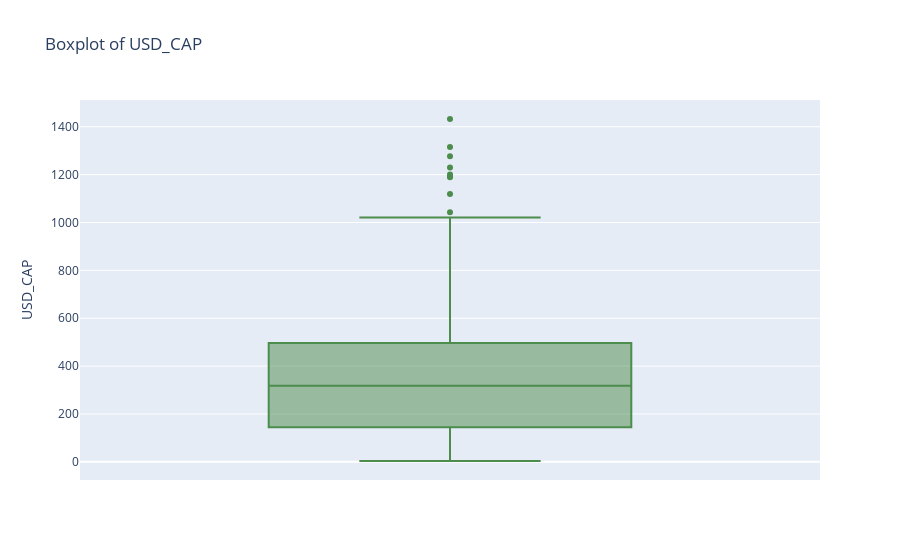

Write notebook code for a chart like this one.
### Markdown cell above
# Interquartile Range (IQR) method to identify outliers:
Quantiles: Q1 (25th percentile) and Q3 (75th percentile) are computed.
IQR Calculation: IQR = Q3 - Q1, representing the spread of the middle 50% of the data
Outlier Bounds: Outliers are values outside the range defined by 1.5 * IQR below Q1 or above Q3. Rows with values outside these bounds are filtered and displayed.
Key Observations: 
Predicted Values: These are calculated based on model, offering estimates of 'USD_CAP'.
Comparison: The predicted values seem lower than the actual 'USD_CAP' values in most cases, suggesting potential underestimation by the model.

### Code cell
import plotly.express as px

# Define your custom green color scale
green_scale = ['#1b3d1b', '#2e6b2e', '#4c8c4c', '#6ea06e', '#8fb88f']

# Create an interactive boxplot
fig = px.box(data, y='USD_CAP', title='Boxplot of USD_CAP')

# Update the boxplot color with your green scale
fig.update_traces(marker=dict(color=green_scale[2]))  # Using a mid-tone green from your scale

# Show the plot
fig.show()

### Figure 1 — Plotly figure (JSON) as saved in the notebook; plotly's stock layout.template omitted (floating-point values rounded to 4 significant figures; data arrays with more than 128 entries replaced by an {"elided": "..."} marker saying what was removed)
{"data": [{"alignmentgroup": "True", "hovertemplate": "USD_CAP=%{y}<extra></extra>", "legendgroup": "", "marker": {"color": "#4c8c4c"}, "name": "", "notched": false, "offsetgroup": "", "orientation": "v", "showlegend": false, "type": "box", "x0": " ", "xaxis": "x", "y": {"elided": "1341 float values"}, "y0": " ", "yaxis": "y"}], "layout": {"boxmode": "group", "legend": {"tracegroupgap": 0}, "title": {"text": "Boxplot of USD_CAP"}, "xaxis": {"anchor": "y", "domain": [0, 1]}, "yaxis": {"anchor": "x", "domain": [0, 1], "title": {"text": "USD_CAP"}}}}
